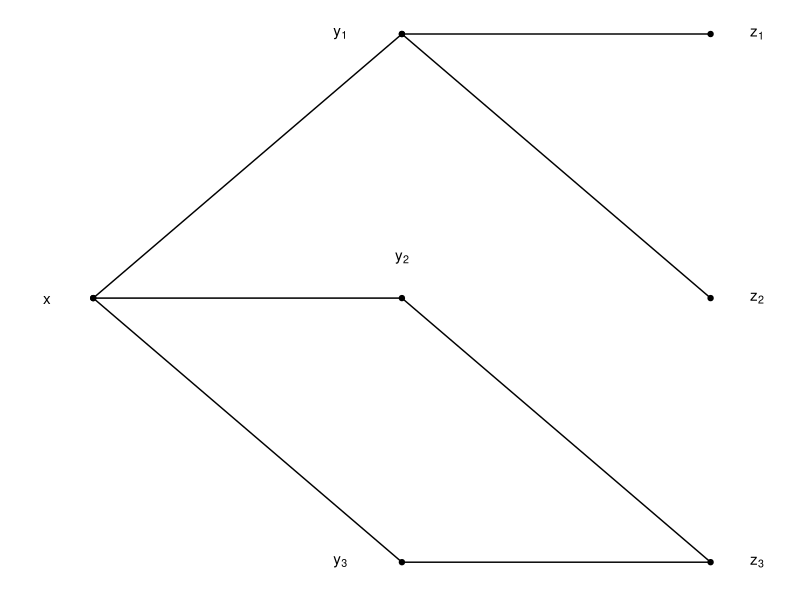

This chart was generated by the following R code:
## ---- chunk 1
library(tidyverse)
df_eg121 <- data.frame(x = c(0, 2, 4, 2, 0, 2, 4, 2, 4), y = c(0, -2, -2, 0, 0, 2, 0, 2, 2))
ggplot(df_eg121, aes(x, y)) + geom_point() + geom_path() + theme_bw() + theme(panel.border = element_blank(),line = element_blank(),
        text = element_blank(),
        title = element_blank()) +
  annotate("text", x=-0.3, y = 0, label = "x") + annotate("text", x=1.6, y = -2, label = "y[3]", parse = TRUE) +
  annotate("text", x=1.6, y = 2, label = "y[1]", parse = TRUE) + annotate("text", x=2, y = 0.3, label = "y[2]", parse = TRUE) +
  annotate("text", x=4.3, y = 0, label = "z[2]", parse = TRUE) +
  annotate("text", x=4.3, y = 2, label = "z[1]", parse = TRUE) + annotate("text", x=4.3, y = -2, label = "z[3]", parse = TRUE) 
